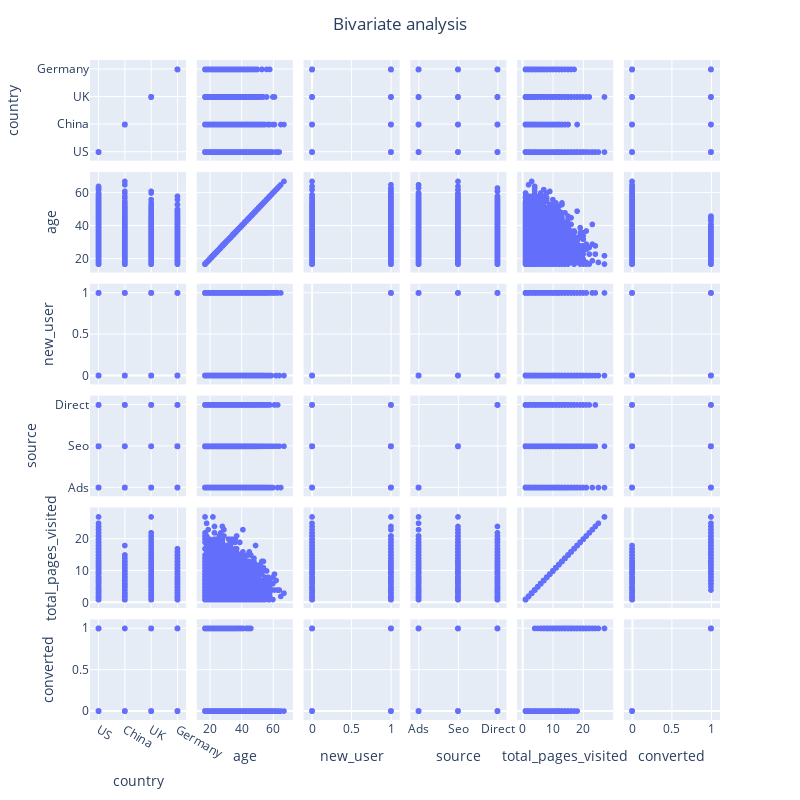

Notebook code cell kept with this figure:
### Code cell
fig = px.scatter_matrix(data_sample)

fig.update_layout(
        title = go.layout.Title(text = "Bivariate analysis", x = 0.5), showlegend = False, 
            autosize=False, height=800, width = 800)

fig.show()

### Figure 1 — Plotly figure (JSON) as saved in the notebook; plotly's stock layout.template omitted (floating-point values rounded to 4 significant figures; data arrays with more than 128 entries replaced by an {"elided": "..."} marker saying what was removed)
{"data": [{"dimensions": [{"axis": {"matches": true}, "label": "country", "values": {"elided": "10000 str values"}}, {"axis": {"matches": true}, "label": "age", "values": {"elided": "10000 int values"}}, {"axis": {"matches": true}, "label": "new_user", "values": {"elided": "10000 int values"}}, {"axis": {"matches": true}, "label": "source", "values": {"elided": "10000 str values"}}, {"axis": {"matches": true}, "label": "total_pages_visited", "values": {"elided": "10000 int values"}}, {"axis": {"matches": true}, "label": "converted", "values": {"elided": "10000 int values"}}], "hovertemplate": "%{xaxis.title.text}=%{x}<br>%{yaxis.title.text}=%{y}<extra></extra>", "legendgroup": "", "marker": {"color": "#636efa", "symbol": "circle"}, "name": "", "showlegend": false, "type": "splom"}], "layout": {"autosize": false, "dragmode": "select", "height": 800, "legend": {"tracegroupgap": 0}, "margin": {"t": 60}, "showlegend": false, "title": {"text": "Bivariate analysis", "x": 0.5}, "width": 800}}
